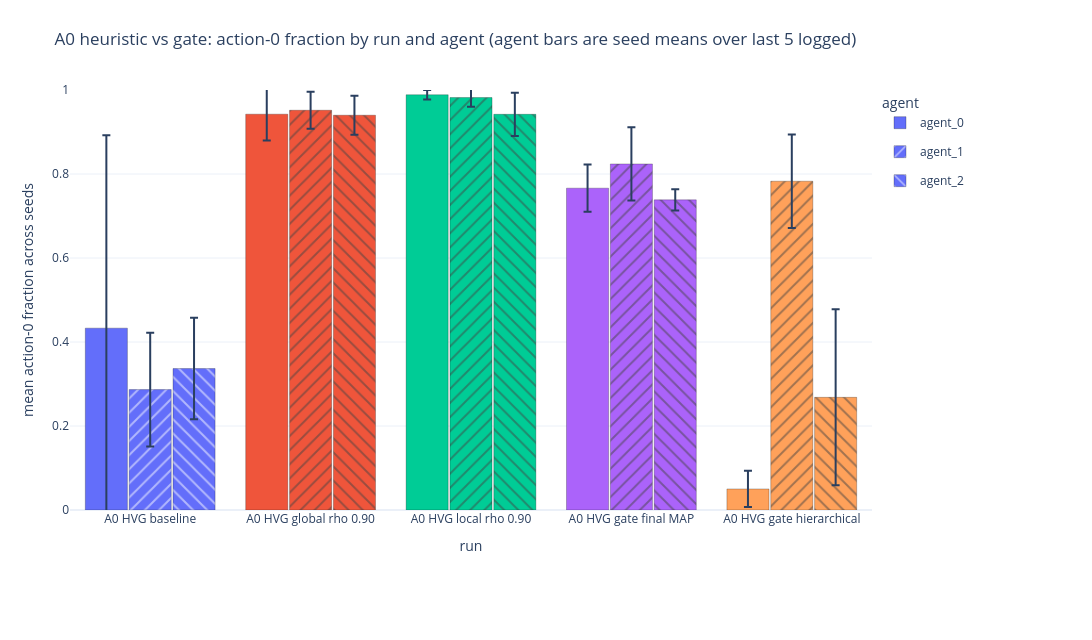
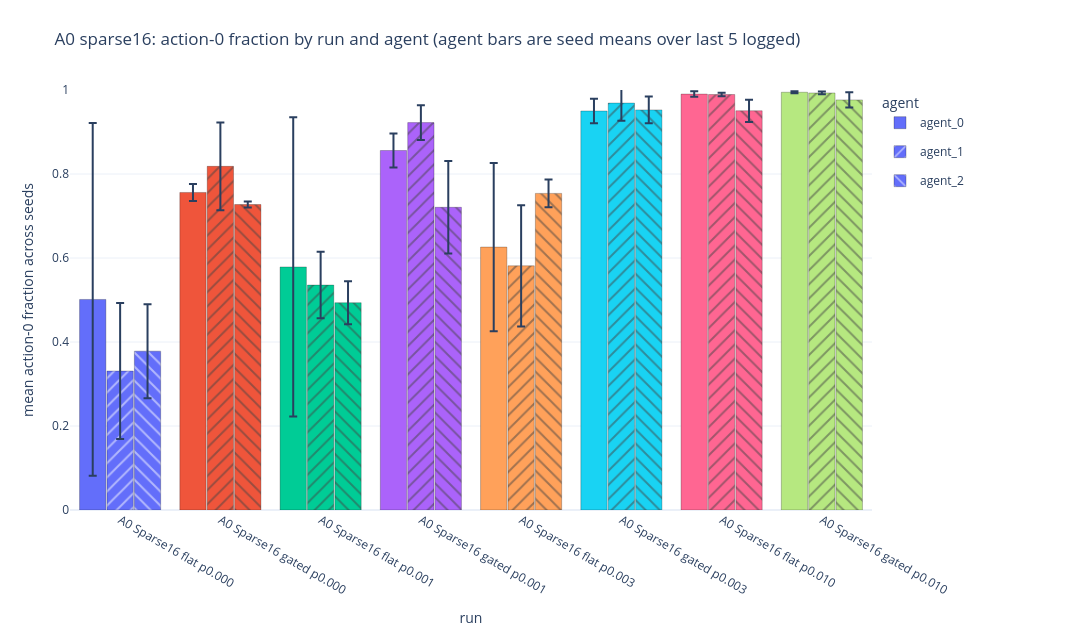
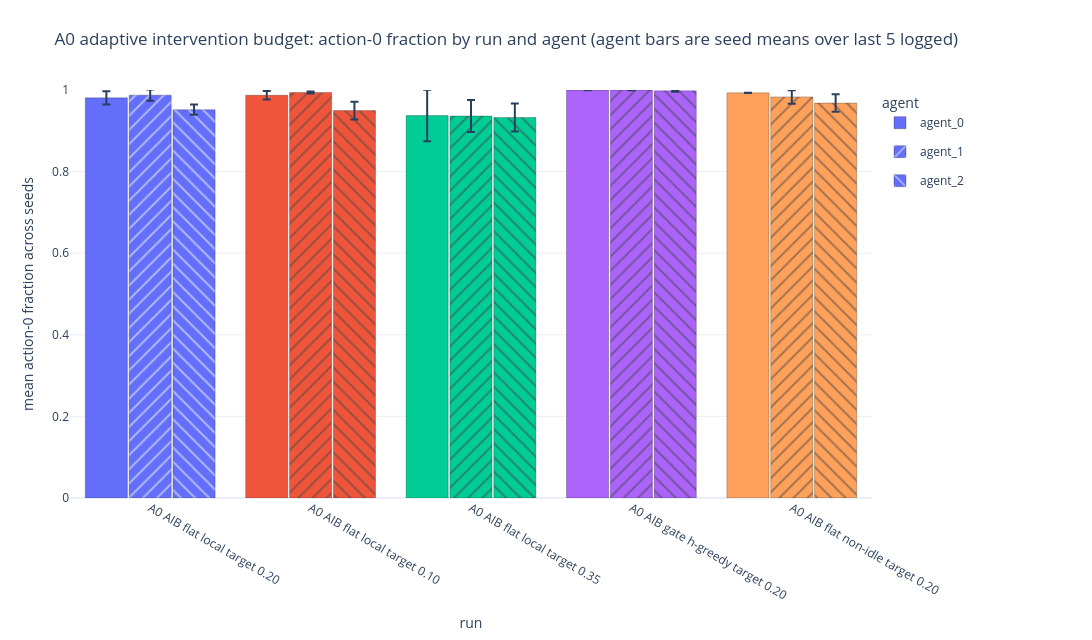

Notebook code cell kept with these figures, in order:
### Markdown cell above
## Last-5logged Action 0 Fraction By Run And Agent

### Code cell
last5_action0 = adm.last5_logged_action0_fraction_by_agent_all_runs(ctx)
adm.display_metric_figures(last5_action0)

### Figure 1 — Plotly figure (JSON) as saved in the notebook; plotly's stock layout.template omitted (floating-point values rounded to 4 significant figures)
{"data": [{"customdata": [[0.4593, 3, "[0, 1, 2]", 17320.0, 18370.0, "['a0_hvg_00_baseline_s0', 'a0_hvg_00_baseline_s1', 'a0_hvg_00_baseline_s2']"], [0.06263, 3, "[0, 1, 2]", 37699, 2505.0, "['a0_hvg_01_eval_rho090_s0', 'a0_hvg_01_eval_rho090_s1', 'a0_hvg_01_eval_rho090_s2']"], [0.01123, 3, "[0, 1, 2]", 39548, 449.1, "['a0_hvg_04_eval_local_rho090_s0', 'a0_hvg_04_eval_local_rho090_s1', 'a0_hvg_04_eval_local_rho090_s2']"], [0.05622, 3, "[0, 1, 2]", 30650.0, 2249.0, "['a0_hvg_02_gate_final_map_s0', 'a0_hvg_02_gate_final_map_s1', 'a0_hvg_02_gate_final_map_s2']"], [0.04322, 3, "[0, 1, 2]", 2005.0, 1729.0, "['a0_hvg_03_gate_hierarchical_s0', 'a0_hvg_03_gate_hierarchical_s1', 'a0_hvg_03_gate_hierarchical_s2']"]], "error_y": {"array": [0.4593, 0.06263, 0.01123, 0.05622, 0.04322], "type": "data", "visible": true}, "hovertemplate": "run=%{x}<br>agent=agent_0<br>mean action-0 fraction=%{y:.4f}<br>std across seeds=%{customdata[0]:.4f}<br>n_seeds=%{customdata[1]}<br>seeds=%{customdata[2]}<br>mean action-0 count=%{customdata[3]:.0f}<br>std action-0 count=%{customdata[4]:.0f}<br>seed runs=%{customdata[5]}<extra></extra>", "legendgroup": "agent_0", "marker": {"color": ["#636EFA", "#EF553B", "#00CC96", "#AB63FA", "#FFA15A"], "line": {"color": "rgba(0,0,0,0.35)", "width": 0.7}, "pattern": {"shape": ""}}, "name": "agent_0", "type": "bar", "x": ["A0 HVG baseline", "A0 HVG global rho 0.90", "A0 HVG local rho 0.90", "A0 HVG gate final MAP", "A0 HVG gate hierarchical"], "y": [0.433, 0.9425, 0.9887, 0.7663, 0.05012]}, {"customdata": [[0.1356, 3, "[0, 1, 2]", 11470.0, 5422.0, "['a0_hvg_00_baseline_s0', 'a0_hvg_00_baseline_s1', 'a0_hvg_00_baseline_s2']"], [0.04397, 3, "[0, 1, 2]", 38070.0, 1759.0, "['a0_hvg_01_eval_rho090_s0', 'a0_hvg_01_eval_rho090_s1', 'a0_hvg_01_eval_rho090_s2']"], [0.02218, 3, "[0, 1, 2]", 39280.0, 887.5, "['a0_hvg_04_eval_local_rho090_s0', 'a0_hvg_04_eval_local_rho090_s1', 'a0_hvg_04_eval_local_rho090_s2']"], [0.08714, 3, "[0, 1, 2]", 32960.0, 3486.0, "['a0_hvg_02_gate_final_map_s0', 'a0_hvg_02_gate_final_map_s1', 'a0_hvg_02_gate_final_map_s2']"], [0.1114, 3, "[0, 1, 2]", 31312, 4455.0, "['a0_hvg_03_gate_hierarchical_s0', 'a0_hvg_03_gate_hierarchical_s1', 'a0_hvg_03_gate_hierarchical_s2']"]], "error_y": {"array": [0.1356, 0.04397, 0.02218, 0.08714, 0.1114], "type": "data", "visible": true}, "hovertemplate": "run=%{x}<br>agent=agent_1<br>mean action-0 fraction=%{y:.4f}<br>std across seeds=%{customdata[0]:.4f}<br>n_seeds=%{customdata[1]}<br>seeds=%{customdata[2]}<br>mean action-0 count=%{customdata[3]:.0f}<br>std action-0 count=%{customdata[4]:.0f}<br>seed runs=%{customdata[5]}<extra></extra>", "legendgroup": "agent_1", "marker": {"color": ["#636EFA", "#EF553B", "#00CC96", "#AB63FA", "#FFA15A"], "line": {"color": "rgba(0,0,0,0.35)", "width": 0.7}, "pattern": {"shape": "/"}}, "name": "agent_1", "type": "bar", "x": ["A0 HVG baseline", "A0 HVG global rho 0.90", "A0 HVG local rho 0.90", "A0 HVG gate final MAP", "A0 HVG gate hierarchical"], "y": [0.2867, 0.9518, 0.9821, 0.824, 0.7828]}, {"customdata": [[0.1208, 3, "[0, 1, 2]", 13470.0, 4830.0, "['a0_hvg_00_baseline_s0', 'a0_hvg_00_baseline_s1', 'a0_hvg_00_baseline_s2']"], [0.04662, 3, "[0, 1, 2]", 37600.0, 1865.0, "['a0_hvg_01_eval_rho090_s0', 'a0_hvg_01_eval_rho090_s1', 'a0_hvg_01_eval_rho090_s2']"], [0.0515, 3, "[0, 1, 2]", 37687, 2060.0, "['a0_hvg_04_eval_local_rho090_s0', 'a0_hvg_04_eval_local_rho090_s1', 'a0_hvg_04_eval_local_rho090_s2']"], [0.02537, 3, "[0, 1, 2]", 29540.0, 1015.0, "['a0_hvg_02_gate_final_map_s0', 'a0_hvg_02_gate_final_map_s1', 'a0_hvg_02_gate_final_map_s2']"], [0.2096, 3, "[0, 1, 2]", 10730.0, 8383.0, "['a0_hvg_03_gate_hierarchical_s0', 'a0_hvg_03_gate_hierarchical_s1', 'a0_hvg_03_gate_hierarchical_s2']"]], "error_y": {"array": [0.1208, 0.04662, 0.0515, 0.02537, 0.2096], "type": "data", "visible": true}, "hovertemplate": "run=%{x}<br>agent=agent_2<br>mean action-0 fraction=%{y:.4f}<br>std across seeds=%{customdata[0]:.4f}<br>n_seeds=%{customdata[1]}<br>seeds=%{customdata[2]}<br>mean action-0 count=%{customdata[3]:.0f}<br>std action-0 count=%{customdata[4]:.0f}<br>seed runs=%{customdata[5]}<extra></extra>", "legendgroup": "agent_2", "marker": {"color": ["#636EFA", "#EF553B", "#00CC96", "#AB63FA", "#FFA15A"], "line": {"color": "rgba(0,0,0,0.35)", "width": 0.7}, "pattern": {"shape": "\\"}}, "name": "agent_2", "type": "bar", "x": ["A0 HVG baseline", "A0 HVG global rho 0.90", "A0 HVG local rho 0.90", "A0 HVG gate final MAP", "A0 HVG gate hierarchical"], "y": [0.3368, 0.94, 0.9422, 0.7385, 0.2682]}], "layout": {"bargap": 0.18, "bargroupgap": 0.04, "barmode": "group", "height": 640, "legend": {"orientation": "v", "title": {"text": "agent"}, "x": 1.01, "xanchor": "left", "y": 1, "yanchor": "top"}, "margin": {"b": 130, "l": 70, "r": 220, "t": 90}, "title": {"text": "A0 heuristic vs gate: action-0 fraction by run and agent (agent bars are seed means over last 5 logged)"}, "width": 1450, "xaxis": {"categoryarray": ["A0 HVG baseline", "A0 HVG global rho 0.90", "A0 HVG local rho 0.90", "A0 HVG gate final MAP", "A0 HVG gate hierarchical"], "categoryorder": "array", "title": {"text": "run"}}, "yaxis": {"range": [0, 1], "title": {"text": "mean action-0 fraction across seeds"}}}}

### Figure 2 — Plotly figure (JSON) as saved in the notebook; plotly's stock layout.template omitted (floating-point values rounded to 4 significant figures)
{"data": [{"customdata": [[0.42, 3, "[0, 1, 2]", 20050.0, 16800.0, "['a0_sparse16_flat_p000_s0', 'a0_sparse16_flat_p000_s1', 'a0_sparse16_flat_p000_s2']"], [0.02011, 3, "[0, 1, 2]", 30244, 804.3, "['a0_sparse16_gated_p000_s0', 'a0_sparse16_gated_p000_s1', 'a0_sparse16_gated_p000_s2']"], [0.3563, 3, "[0, 1, 2]", 23150.0, 14250.0, "['a0_sparse16_flat_p001_s0', 'a0_sparse16_flat_p001_s1', 'a0_sparse16_flat_p001_s2']"], [0.04057, 3, "[0, 1, 2]", 34240.0, 1623.0, "['a0_sparse16_gated_p001_s0', 'a0_sparse16_gated_p001_s1', 'a0_sparse16_gated_p001_s2']"], [0.2001, 3, "[0, 1, 2]", 25040.0, 8006.0, "['a0_sparse16_flat_p003_s0', 'a0_sparse16_flat_p003_s1', 'a0_sparse16_flat_p003_s2']"], [0.02901, 3, "[0, 1, 2]", 37999, 1161.0, "['a0_sparse16_gated_p003_s0', 'a0_sparse16_gated_p003_s1', 'a0_sparse16_gated_p003_s2']"], [0.00645, 3, "[0, 1, 2]", 39610.0, 258.4, "['a0_sparse16_flat_p010_s0', 'a0_sparse16_flat_p010_s1', 'a0_sparse16_flat_p010_s2']"], [0.002383, 3, "[0, 1, 2]", 39786, 95.64, "['a0_sparse16_gated_p010_s0', 'a0_sparse16_gated_p010_s1', 'a0_sparse16_gated_p010_s2']"]], "error_y": {"array": [0.42, 0.02011, 0.3563, 0.04057, 0.2001, 0.02901, 0.00645, 0.002383], "type": "data", "visible": true}, "hovertemplate": "run=%{x}<br>agent=agent_0<br>mean action-0 fraction=%{y:.4f}<br>std across seeds=%{customdata[0]:.4f}<br>n_seeds=%{customdata[1]}<br>seeds=%{customdata[2]}<br>mean action-0 count=%{customdata[3]:.0f}<br>std action-0 count=%{customdata[4]:.0f}<br>seed runs=%{customdata[5]}<extra></extra>", "legendgroup": "agent_0", "marker": {"color": ["#636EFA", "#EF553B", "#00CC96", "#AB63FA", "#FFA15A", "#19D3F3", "#FF6692", "#B6E880"], "line": {"color": "rgba(0,0,0,0.35)", "width": 0.7}, "pattern": {"shape": ""}}, "name": "agent_0", "type": "bar", "x": ["A0 Sparse16 flat p0.000", "A0 Sparse16 gated p0.000", "A0 Sparse16 flat p0.001", "A0 Sparse16 gated p0.001", "A0 Sparse16 flat p0.003", "A0 Sparse16 gated p0.003", "A0 Sparse16 flat p0.010", "A0 Sparse16 gated p0.010"], "y": [0.5013, 0.7561, 0.5787, 0.856, 0.626, 0.95, 0.9903, 0.9946]}, {"customdata": [[0.1618, 3, "[0, 1, 2]", 13230.0, 6471.0, "['a0_sparse16_flat_p000_s0', 'a0_sparse16_flat_p000_s1', 'a0_sparse16_flat_p000_s2']"], [0.1045, 3, "[0, 1, 2]", 32730.0, 4181.0, "['a0_sparse16_gated_p000_s0', 'a0_sparse16_gated_p000_s1', 'a0_sparse16_gated_p000_s2']"], [0.07906, 3, "[0, 1, 2]", 21422, 3163.0, "['a0_sparse16_flat_p001_s0', 'a0_sparse16_flat_p001_s1', 'a0_sparse16_flat_p001_s2']"], [0.04151, 3, "[0, 1, 2]", 36895, 1660.0, "['a0_sparse16_gated_p001_s0', 'a0_sparse16_gated_p001_s1', 'a0_sparse16_gated_p001_s2']"], [0.1444, 3, "[0, 1, 2]", 23256, 5778.0, "['a0_sparse16_flat_p003_s0', 'a0_sparse16_flat_p003_s1', 'a0_sparse16_flat_p003_s2']"], [0.04194, 3, "[0, 1, 2]", 38760.0, 1678.0, "['a0_sparse16_gated_p003_s0', 'a0_sparse16_gated_p003_s1', 'a0_sparse16_gated_p003_s2']"], [0.004155, 3, "[0, 1, 2]", 39571, 166.0, "['a0_sparse16_flat_p010_s0', 'a0_sparse16_flat_p010_s1', 'a0_sparse16_flat_p010_s2']"], [0.003281, 3, "[0, 1, 2]", 39718, 131.4, "['a0_sparse16_gated_p010_s0', 'a0_sparse16_gated_p010_s1', 'a0_sparse16_gated_p010_s2']"]], "error_y": {"array": [0.1618, 0.1045, 0.07906, 0.04151, 0.1444, 0.04194, 0.004155, 0.003281], "type": "data", "visible": true}, "hovertemplate": "run=%{x}<br>agent=agent_1<br>mean action-0 fraction=%{y:.4f}<br>std across seeds=%{customdata[0]:.4f}<br>n_seeds=%{customdata[1]}<br>seeds=%{customdata[2]}<br>mean action-0 count=%{customdata[3]:.0f}<br>std action-0 count=%{customdata[4]:.0f}<br>seed runs=%{customdata[5]}<extra></extra>", "legendgroup": "agent_1", "marker": {"color": ["#636EFA", "#EF553B", "#00CC96", "#AB63FA", "#FFA15A", "#19D3F3", "#FF6692", "#B6E880"], "line": {"color": "rgba(0,0,0,0.35)", "width": 0.7}, "pattern": {"shape": "/"}}, "name": "agent_1", "type": "bar", "x": ["A0 Sparse16 flat p0.000", "A0 Sparse16 gated p0.000", "A0 Sparse16 flat p0.001", "A0 Sparse16 gated p0.001", "A0 Sparse16 flat p0.003", "A0 Sparse16 gated p0.003", "A0 Sparse16 flat p0.010", "A0 Sparse16 gated p0.010"], "y": [0.3308, 0.8183, 0.5356, 0.9224, 0.5814, 0.9689, 0.9893, 0.9929]}, {"customdata": [[0.1119, 3, "[0, 1, 2]", 15127, 4475.0, "['a0_sparse16_flat_p000_s0', 'a0_sparse16_flat_p000_s1', 'a0_sparse16_flat_p000_s2']"], [0.006884, 3, "[0, 1, 2]", 29090.0, 275.2, "['a0_sparse16_gated_p000_s0', 'a0_sparse16_gated_p000_s1', 'a0_sparse16_gated_p000_s2']"], [0.05135, 3, "[0, 1, 2]", 19742, 2054.0, "['a0_sparse16_flat_p001_s0', 'a0_sparse16_flat_p001_s1', 'a0_sparse16_flat_p001_s2']"], [0.1103, 3, "[0, 1, 2]", 28830.0, 4412.0, "['a0_sparse16_gated_p001_s0', 'a0_sparse16_gated_p001_s1', 'a0_sparse16_gated_p001_s2']"], [0.03303, 3, "[0, 1, 2]", 30153, 1321.0, "['a0_sparse16_flat_p003_s0', 'a0_sparse16_flat_p003_s1', 'a0_sparse16_flat_p003_s2']"], [0.03192, 3, "[0, 1, 2]", 38100.0, 1277.0, "['a0_sparse16_gated_p003_s0', 'a0_sparse16_gated_p003_s1', 'a0_sparse16_gated_p003_s2']"], [0.0265, 3, "[0, 1, 2]", 38020.0, 1060.0, "['a0_sparse16_flat_p010_s0', 'a0_sparse16_flat_p010_s1', 'a0_sparse16_flat_p010_s2']"], [0.018, 3, "[0, 1, 2]", 39050.0, 720.2, "['a0_sparse16_gated_p010_s0', 'a0_sparse16_gated_p010_s1', 'a0_sparse16_gated_p010_s2']"]], "error_y": {"array": [0.1119, 0.006884, 0.05135, 0.1103, 0.03303, 0.03192, 0.0265, 0.018], "type": "data", "visible": true}, "hovertemplate": "run=%{x}<br>agent=agent_2<br>mean action-0 fraction=%{y:.4f}<br>std across seeds=%{customdata[0]:.4f}<br>n_seeds=%{customdata[1]}<br>seeds=%{customdata[2]}<br>mean action-0 count=%{customdata[3]:.0f}<br>std action-0 count=%{customdata[4]:.0f}<br>seed runs=%{customdata[5]}<extra></extra>", "legendgroup": "agent_2", "marker": {"color": ["#636EFA", "#EF553B", "#00CC96", "#AB63FA", "#FFA15A", "#19D3F3", "#FF6692", "#B6E880"], "line": {"color": "rgba(0,0,0,0.35)", "width": 0.7}, "pattern": {"shape": "\\"}}, "name": "agent_2", "type": "bar", "x": ["A0 Sparse16 flat p0.000", "A0 Sparse16 gated p0.000", "A0 Sparse16 flat p0.001", "A0 Sparse16 gated p0.001", "A0 Sparse16 flat p0.003", "A0 Sparse16 gated p0.003", "A0 Sparse16 flat p0.010", "A0 Sparse16 gated p0.010"], "y": [0.3782, 0.7274, 0.4935, 0.7207, 0.7538, 0.9526, 0.9506, 0.9764]}], "layout": {"bargap": 0.18, "bargroupgap": 0.04, "barmode": "group", "height": 640, "legend": {"orientation": "v", "title": {"text": "agent"}, "x": 1.01, "xanchor": "left", "y": 1, "yanchor": "top"}, "margin": {"b": 130, "l": 70, "r": 220, "t": 90}, "title": {"text": "A0 sparse16: action-0 fraction by run and agent (agent bars are seed means over last 5 logged)"}, "width": 1450, "xaxis": {"categoryarray": ["A0 Sparse16 flat p0.000", "A0 Sparse16 gated p0.000", "A0 Sparse16 flat p0.001", "A0 Sparse16 gated p0.001", "A0 Sparse16 flat p0.003", "A0 Sparse16 gated p0.003", "A0 Sparse16 flat p0.010", "A0 Sparse16 gated p0.010"], "categoryorder": "array", "title": {"text": "run"}}, "yaxis": {"range": [0, 1], "title": {"text": "mean action-0 fraction across seeds"}}}}

### Figure 3 — Plotly figure (JSON) as saved in the notebook; plotly's stock layout.template omitted (floating-point values rounded to 4 significant figures)
{"data": [{"customdata": [[0.01635, 3, "[0, 1, 2]", 39230.0, 654.2, "['a0_aib_00_flat_local_t020_s0', 'a0_aib_00_flat_local_t020_s1', 'a0_aib_00_flat_local_t020_s2']"], [0.01043, 3, "[0, 1, 2]", 39480.0, 417.3, "['a0_aib_01_flat_local_t010_s0', 'a0_aib_01_flat_local_t010_s1', 'a0_aib_01_flat_local_t010_s2']"], [0.06312, 3, "[0, 1, 2]", 37490.0, 2525.0, "['a0_aib_02_flat_local_t035_s0', 'a0_aib_02_flat_local_t035_s1', 'a0_aib_02_flat_local_t035_s2']"], [0.0002855, 3, "[0, 1, 2]", 39993, 11.27, "['a0_aib_03_gate_hgreedy_sep_local_t020_s0', 'a0_aib_03_gate_hgreedy_sep_local_t020_s1', 'a0_aib_03_gate_hgreedy_sep_local_t020_s2']"], [0.0003819, 3, "[0, 1, 2]", 39720.0, 15.5, "['a0_aib_04_flat_nonidle_t020_s0', 'a0_aib_04_flat_nonidle_t020_s1', 'a0_aib_04_flat_nonidle_t020_s2']"]], "error_y": {"array": [0.01635, 0.01043, 0.06312, 0.0002855, 0.0003819], "type": "data", "visible": true}, "hovertemplate": "run=%{x}<br>agent=agent_0<br>mean action-0 fraction=%{y:.4f}<br>std across seeds=%{customdata[0]:.4f}<br>n_seeds=%{customdata[1]}<br>seeds=%{customdata[2]}<br>mean action-0 count=%{customdata[3]:.0f}<br>std action-0 count=%{customdata[4]:.0f}<br>seed runs=%{customdata[5]}<extra></extra>", "legendgroup": "agent_0", "marker": {"color": ["#636EFA", "#EF553B", "#00CC96", "#AB63FA", "#FFA15A"], "line": {"color": "rgba(0,0,0,0.35)", "width": 0.7}, "pattern": {"shape": ""}}, "name": "agent_0", "type": "bar", "x": ["A0 AIB flat local target 0.20", "A0 AIB flat local target 0.10", "A0 AIB flat local target 0.35", "A0 AIB gate h-greedy target 0.20", "A0 AIB flat non-idle target 0.20"], "y": [0.9807, 0.9871, 0.9373, 0.9998, 0.993]}, {"customdata": [[0.01386, 3, "[0, 1, 2]", 39497, 554.4, "['a0_aib_00_flat_local_t020_s0', 'a0_aib_00_flat_local_t020_s1', 'a0_aib_00_flat_local_t020_s2']"], [0.002297, 3, "[0, 1, 2]", 39756, 91.8, "['a0_aib_01_flat_local_t010_s0', 'a0_aib_01_flat_local_t010_s1', 'a0_aib_01_flat_local_t010_s2']"], [0.03929, 3, "[0, 1, 2]", 37448, 1572.0, "['a0_aib_02_flat_local_t035_s0', 'a0_aib_02_flat_local_t035_s1', 'a0_aib_02_flat_local_t035_s2']"], [0.000167, 3, "[0, 1, 2]", 39990.0, 6.658, "['a0_aib_03_gate_hgreedy_sep_local_t020_s0', 'a0_aib_03_gate_hgreedy_sep_local_t020_s1', 'a0_aib_03_gate_hgreedy_sep_local_t020_s2']"], [0.01655, 3, "[0, 1, 2]", 39320.0, 662.0, "['a0_aib_04_flat_nonidle_t020_s0', 'a0_aib_04_flat_nonidle_t020_s1', 'a0_aib_04_flat_nonidle_t020_s2']"]], "error_y": {"array": [0.01386, 0.002297, 0.03929, 0.000167, 0.01655], "type": "data", "visible": true}, "hovertemplate": "run=%{x}<br>agent=agent_1<br>mean action-0 fraction=%{y:.4f}<br>std across seeds=%{customdata[0]:.4f}<br>n_seeds=%{customdata[1]}<br>seeds=%{customdata[2]}<br>mean action-0 count=%{customdata[3]:.0f}<br>std action-0 count=%{customdata[4]:.0f}<br>seed runs=%{customdata[5]}<extra></extra>", "legendgroup": "agent_1", "marker": {"color": ["#636EFA", "#EF553B", "#00CC96", "#AB63FA", "#FFA15A"], "line": {"color": "rgba(0,0,0,0.35)", "width": 0.7}, "pattern": {"shape": "/"}}, "name": "agent_1", "type": "bar", "x": ["A0 AIB flat local target 0.20", "A0 AIB flat local target 0.10", "A0 AIB flat local target 0.35", "A0 AIB gate h-greedy target 0.20", "A0 AIB flat non-idle target 0.20"], "y": [0.9874, 0.9939, 0.9362, 0.9998, 0.9831]}, {"customdata": [[0.01263, 3, "[0, 1, 2]", 38070, 505.5, "['a0_aib_00_flat_local_t020_s0', 'a0_aib_00_flat_local_t020_s1', 'a0_aib_00_flat_local_t020_s2']"], [0.02187, 3, "[0, 1, 2]", 37980, 874.8, "['a0_aib_01_flat_local_t010_s0', 'a0_aib_01_flat_local_t010_s1', 'a0_aib_01_flat_local_t010_s2']"], [0.03441, 3, "[0, 1, 2]", 37300.0, 1377.0, "['a0_aib_02_flat_local_t035_s0', 'a0_aib_02_flat_local_t035_s1', 'a0_aib_02_flat_local_t035_s2']"], [0.002168, 3, "[0, 1, 2]", 39914, 86.71, "['a0_aib_03_gate_hgreedy_sep_local_t020_s0', 'a0_aib_03_gate_hgreedy_sep_local_t020_s1', 'a0_aib_03_gate_hgreedy_sep_local_t020_s2']"], [0.02143, 3, "[0, 1, 2]", 38720.0, 857.1, "['a0_aib_04_flat_nonidle_t020_s0', 'a0_aib_04_flat_nonidle_t020_s1', 'a0_aib_04_flat_nonidle_t020_s2']"]], "error_y": {"array": [0.01263, 0.02187, 0.03441, 0.002168, 0.02143], "type": "data", "visible": true}, "hovertemplate": "run=%{x}<br>agent=agent_2<br>mean action-0 fraction=%{y:.4f}<br>std across seeds=%{customdata[0]:.4f}<br>n_seeds=%{customdata[1]}<br>seeds=%{customdata[2]}<br>mean action-0 count=%{customdata[3]:.0f}<br>std action-0 count=%{customdata[4]:.0f}<br>seed runs=%{customdata[5]}<extra></extra>", "legendgroup": "agent_2", "marker": {"color": ["#636EFA", "#EF553B", "#00CC96", "#AB63FA", "#FFA15A"], "line": {"color": "rgba(0,0,0,0.35)", "width": 0.7}, "pattern": {"shape": "\\"}}, "name": "agent_2", "type": "bar", "x": ["A0 AIB flat local target 0.20", "A0 AIB flat local target 0.10", "A0 AIB flat local target 0.35", "A0 AIB gate h-greedy target 0.20", "A0 AIB flat non-idle target 0.20"], "y": [0.9517, 0.9495, 0.9325, 0.9979, 0.968]}], "layout": {"bargap": 0.18, "bargroupgap": 0.04, "barmode": "group", "height": 640, "legend": {"orientation": "v", "title": {"text": "agent"}, "x": 1.01, "xanchor": "left", "y": 1, "yanchor": "top"}, "margin": {"b": 130, "l": 70, "r": 220, "t": 90}, "title": {"text": "A0 adaptive intervention budget: action-0 fraction by run and agent (agent bars are seed means over last 5 logged)"}, "width": 1450, "xaxis": {"categoryarray": ["A0 AIB flat local target 0.20", "A0 AIB flat local target 0.10", "A0 AIB flat local target 0.35", "A0 AIB gate h-greedy target 0.20", "A0 AIB flat non-idle target 0.20"], "categoryorder": "array", "title": {"text": "run"}}, "yaxis": {"range": [0, 1], "title": {"text": "mean action-0 fraction across seeds"}}}}
